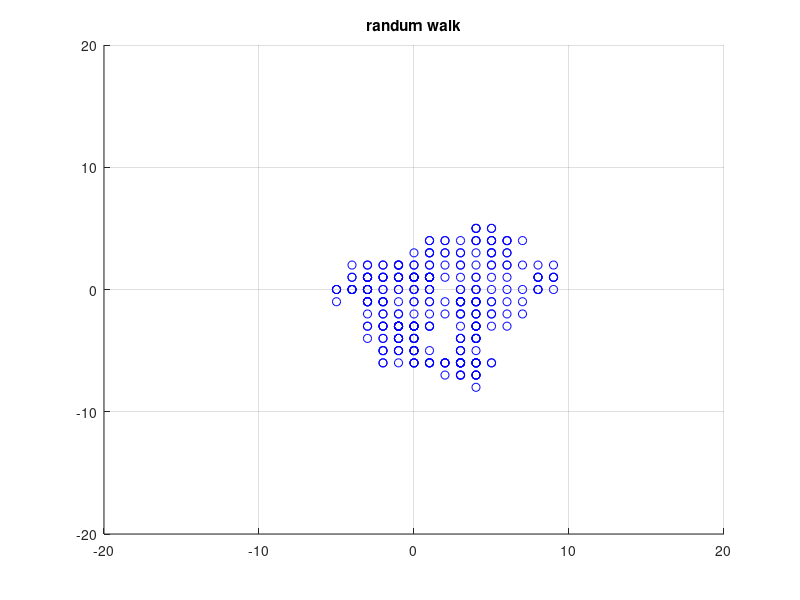

Write MATLAB code to recreate this figure.
% Example 4
% random walk
function radom_walk
x1=0; y1=0;
x2=2; y2=2;
figure
hold on
steps=0;
while steps<300
    dir=randi(4);
    % move using if
    if dir==1
        x1=x1+1;
    elseif dir==2
        x1=x1-1;
    elseif dir==3
        y1=y1+1;
    else
        y1=y1-1;
    end
    plot(x1,y1,'bo');
    axis([-20 20 -20 20])

    grid on 
    title('randum walk')
    pause(0.05)
    steps=steps+1;
end
while steps<300
    dir=randi(4);
    % move using if
    if dir==1
        x2=x2+1;
    elseif dir==2
        x2=x2-1;
    elseif dir==3
        y2=y2+1;
    else
        y2=y2-1;
    end
    plot(x2,y2,'r');
    axis([-20 20 -20 20])

    grid on 
    title('randum walk')
    pause(0.05)
    steps=steps+1;
end
end
